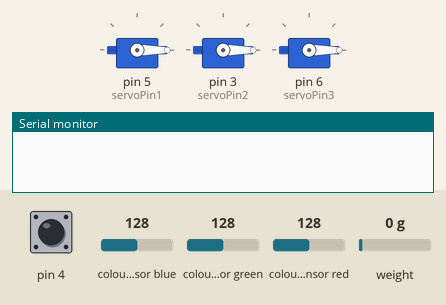
The sketch below on a simulated Arduino Uno, built with avr-gcc and run on an emulated ATmega328P. Shown: 3 × servo, the last lines printed to the serial monitor. Wiring (inferred from the names in the program): TCS3200 colour sensor: output pin 10; S2 pin 12; S3 pin 11; S0 pin 8; S1 pin 9. The test bench sets the inputs (shaded band); at power-on: colour sensor green 128, weight on the scale 0 g, pin 4 HIGH, colour sensor blue 128, colour sensor red 128.

Above: at 2.2 s.
2.3 s: colour sensor green set to 135
At 3.3 s:
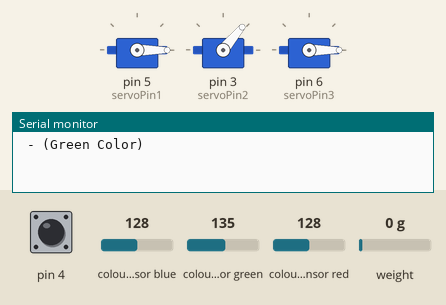
5.3 s: weight on the scale set to 119 g
8.3 s: weight on the scale set to 137 g
At 12.3 s:
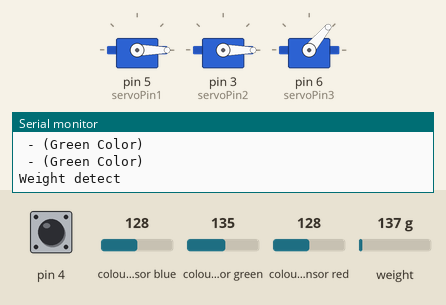
Timing chart, 0 to 16.9 s (numbered marks = the images above; inputs shaded):
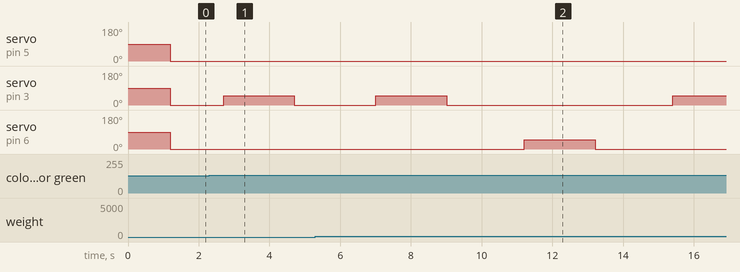

Measured:
- the behaviour switches between 131 and 132 on colour sensor green (found by bisection; images 0 and 1)
- the behaviour switches between 125 and 126 g on weight on the scale (found by bisection; images 1 and 2)
- after the input at 2.3 s, servo on pin 3 (servoPin2): 0° → 50° after 0.41 s, → 0° 2.0 s later
- after the input at 8.3 s, servo on pin 6 (servoPin3): 0° → 50° after 2.9 s, → 0° 2.0 s later

The sketch:

Arduino_Part.ino
```cpp
#include <HX711.h>
#include <Servo.h>


// HX711.DOUT  - pin #A1

// HX711.PD_SCK - pin #A0

const int s0 = 8;
const int s1 = 9;
const int s2 = 12;
const int s3 = 11;
const int out = 10;

int servoPin1 = 5;
int servoPin2 = 3;
int servoPin3 = 6;

Servo Servo1,Servo2,Servo3;


int red = 0;
int green = 0;
int blue = 0;

int sensor = 4;
int val;


HX711 scale(A1, A0);
float read_ADC;
float read_load;
float read_average;

void setup() {
Serial.begin(38400);


 pinMode(s0, OUTPUT);
  pinMode(s1, OUTPUT);
  pinMode(s2, OUTPUT);
  pinMode(s3, OUTPUT);
  pinMode(out, INPUT);

  digitalWrite(s0, HIGH);
  digitalWrite(s1, HIGH);


  scale.set_scale(400.f); // this value is obtained by calibrating the scale with known weights
 scale.tare();               // reset the scale to 0

  Servo1.attach(servoPin1);
  Servo2.attach(servoPin2);
 Servo3.attach(servoPin3);
}


void loop() {

  digitalWrite(s2, LOW);
  digitalWrite(s3, LOW);
  //count OUT, pRed, RED
  red = pulseIn(out, digitalRead(out) == HIGH ? LOW : HIGH);
  digitalWrite(s3, HIGH);
  //count OUT, pBLUE, BLUE
  blue = pulseIn(out, digitalRead(out) == HIGH ? LOW : HIGH);
  digitalWrite(s2, HIGH);
  //count OUT, pGreen, GREEN
  green = pulseIn(out, digitalRead(out) == HIGH ? LOW : HIGH);

  val = digitalRead(4);
  read_ADC   =   scale.read();
 read_load   =    scale.get_units();
  Servo1.write(0);
  Servo2.write(0);
  Servo3.write(0);
 if (green < red && green < blue)
  {
     Serial.println(" - (Green Color)");
   Servo2.write(50);
     delay(2000);
//     Make servo go to 100 degrees
    Servo2.write(0);
     delay(2000);
  }

if (val != HIGH)
 {
    Serial.println("Water Detect");
  // Make servo go to 90 degrees
  Servo1.write(50);
  delay(2000);
    // Make servo go to 0 degrees
  Servo1.write(0);
  delay(2000);
}


if(scale.get_units()>125&&   scale.get_units()<200)
 {
  Serial.println("Weight detect");
  Servo3.write(50);
  delay(2000);
 //  Make servo go to 0 degrees
  Servo3.write(0);
   delay(2000);
  }

}
```
